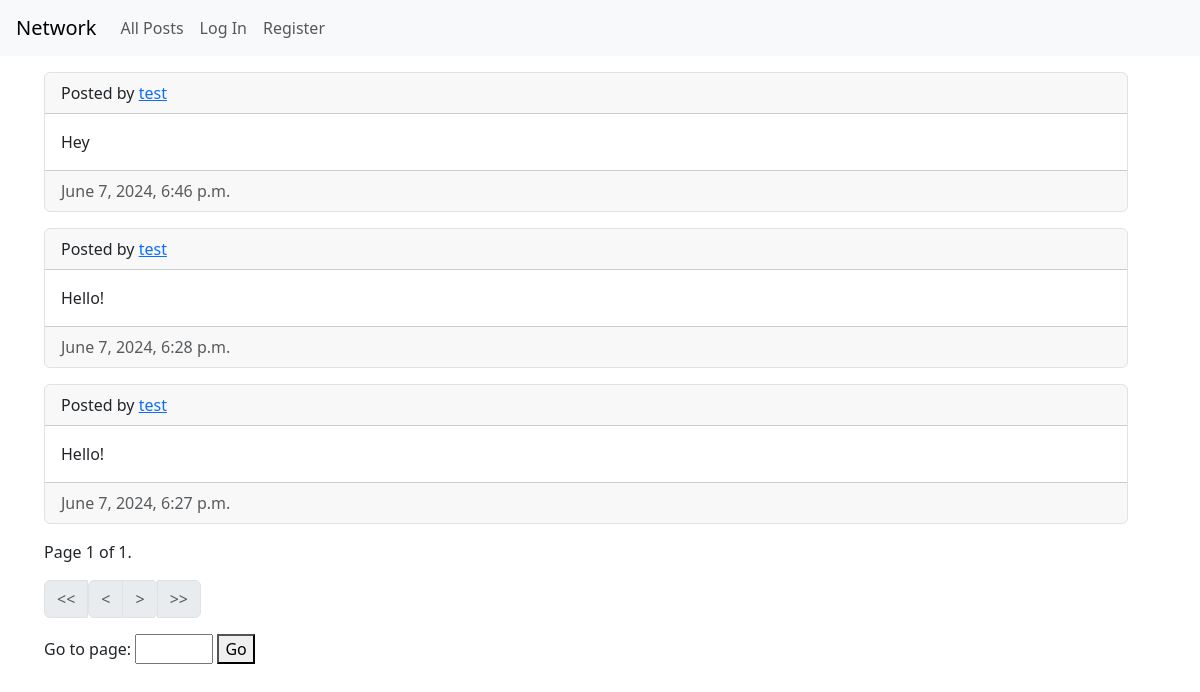
The app's page /, older data.
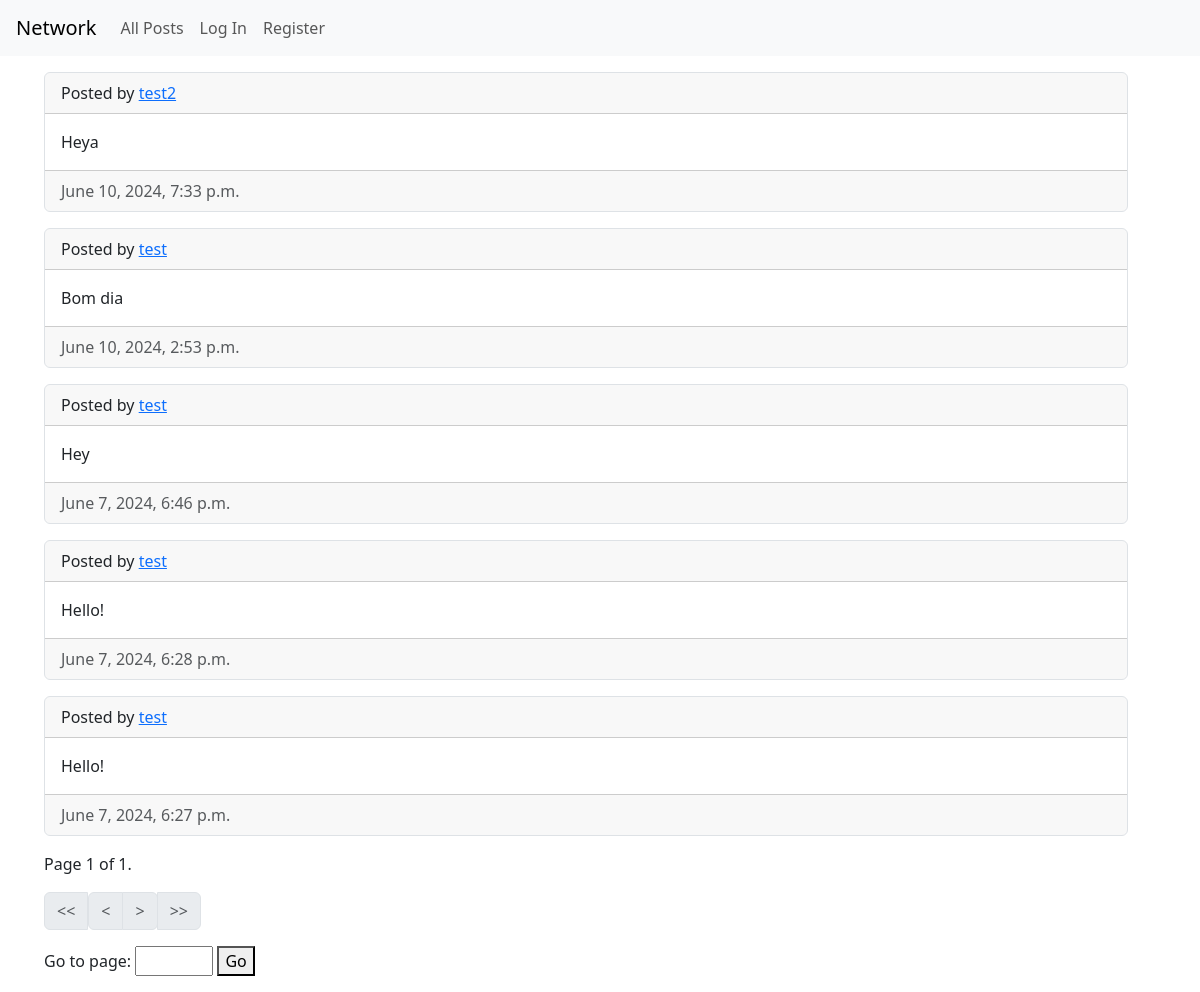
The same page, newer data.
### network/models.py (models this page shows, shortened)
class Post(models.Model):
    user = models.ForeignKey(User, on_delete=models.CASCADE, related_name="post_user")
    body = models.TextField(blank=True)
    timestamp = models.DateTimeField(auto_now_add=True)

class User(AbstractUser):
    def __str__(self):
        return f"{self.username} - {self.email}"

### network/views.py (the view)
# urls.py: path("", views.index, name="index"),
def index(request):
    posts = Post.objects.all().order_by('-timestamp')
    user = request.user
    if request.method == "POST":
        body = request.POST["body"]
        created_post = Post(user=user, body=body)
        created_post.save()
        return redirect('index')
    paginator = Paginator(posts, 10)
    page_number = request.GET.get("page")
    page_obj = paginator.get_page(page_number)
    return render(request, "network/index.html", {
        "page_obj": page_obj,
        "current_user":user
    })

### network/templates/network/index.html (shortened to what this page needs)
{% extends "network/layout.html" %}
{% load static %}
{% block body %}
<div class="container-sm m-3">
  {% include 'network/post_list.html' %}
</div>
</div>
{% endblock %}

### network/templates/network/layout.html (shortened to what this page needs)
{% load static %}
<!DOCTYPE html>
<html lang="en">
    <head>
        <link href="https://cdn.jsdelivr.net/npm/bootstrap@5.3.3/dist/css/bootstrap.min.css" rel="stylesheet">
        <link href="{% static 'network/styles.css' %}" rel="stylesheet">
    </head>
    <body>
        <nav class="navbar navbar-expand-lg navbar-light bg-light px-3">
            <a class="navbar-brand" href="#">Network</a>
            <div>
              <ul class="navbar-nav mr-auto">
                <li class="nav-item">
                  <a class="nav-link" href="{% url 'index' %}">All Posts</a>
                </li>
                {% if user.is_authenticated %}
                    <li class="nav-item">
                        <a class="nav-link" href="{% url 'following' %}">Following</a>
                    </li>
                    <li class="nav-item">
                        <a class="nav-link" href="{% url 'logout' %}">Log Out</a>
                    </li>
                {% else %}
                    <li class="nav-item">
                        <a class="nav-link" href="{% url 'login' %}">Log In</a>
                    </li>
                    <li class="nav-item">
                        <a class="nav-link" href="{% url 'register' %}">Register</a>
                    </li>
                {% endif %}
              </ul>
            </div>
          </nav>
        <div class="body">
            {% block body %}
            {% endblock %}
    </body>
</html>

### network/templates/network/post_list.html (shortened to what this page needs)
{% for post in page_obj %}
    <div class="card m-3 border rounded d-flex flex-column" id="post_view_{{post.id}}">
      <div class="card-header">
        Posted by <a href="{% url 'profile' post.user.username %}">{{ post.user.username }}</a>
      </div>
      <div class="card-body">
        <p class="card-text">{{ post.body }}</p>
      </div>
      <div class="card-footer text-body-secondary d-flex justify-content-between align-content-center">
        {{ post.timestamp }}
      </div>
    </div>
{% endfor %}
    <div class="current m-3">
      Page {{ page_obj.number }} of {{ page_obj.paginator.num_pages }}.
    </div>
    <div class="pagination d-flex flex-row m-3">
      {% if page_obj.has_previous %}
        <div class="page-item d-flex flex-row">
          <a class="page-link" href="?page=1"><<</a>
          <a class="page-link" href="?page={{ page_obj.previous_page_number }}"><</a>
        </div>
      {% else %}
        <div class="page-item disabled d-flex flex-row">
          <span class="page-link"><<</span>
          <span class="page-link"><</span>
        </div>
      {% endif %}
      {% if page_obj.has_next %}
        <div class="page-item d-flex flex-row">
          <a class="page-link" href="?page={{ page_obj.next_page_number }}">></a>
          <a class="page-link" href="?page={{ page_obj.paginator.num_pages }}">>></a>
        </div>
      {% else %}
        <div class="page-item disabled d-flex flex-row">
          <span class="page-link">></span>
          <span class="page-link">>></span>
        </div>
      {% endif %}
    </div>
    <div class="input-page m-3">
      <label for="page_input">Go to page:</label>
      <input type="number" id="page_input" name="page" min="1" max="{{ page_obj.paginator.num_pages }}">
      <button onclick="goToPage(maxPage)">Go</button>
    </div>

Row changes from the older to the newer data that the page shows:
added Post: user.username "test2", body "Heya", timestamp "June 10, 2024, 7:33 p.m."
added Post: user.username "test", body "Bom dia", timestamp "June 10, 2024, 2:53 p.m."
